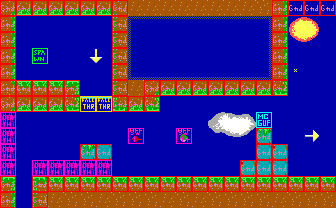

Below is a game level as drawn by its tile map, then a one-line description and the .tmx file that defines it, in full:
An orthogonal 21x13 tile map with 16x16 px tiles, 2 tile layers (bg, col), 2 tilesets and 1 object (text).

<map version="1.5" tiledversion="1.5.0" orientation="orthogonal" renderorder="right-down" width="21" height="13" tilewidth="16" tileheight="16" infinite="0" nextlayerid="4" nextobjectid="13">
 <tileset firstgid="1" source="tileset.tsx" />
 <tileset firstgid="241" source="obj.tsx" />
 <layer id="1" name="bg" width="21" height="13">
  <data encoding="csv">
162,183,183,183,183,183,183,163,123,123,123,123,123,123,123,123,103,104,45,45,45,
104,45,45,45,45,45,45,102,206,207,207,207,207,207,207,207,208,104,1,2,45,
104,45,45,45,45,45,45,102,209,45,45,45,45,45,45,45,229,104,21,22,45,
104,45,45,45,45,224,225,102,209,45,45,45,45,45,45,45,229,104,45,45,45,
104,45,45,45,45,45,45,102,226,227,227,227,227,227,227,227,228,104,23,45,45,
124,83,83,83,84,45,45,102,123,162,183,183,183,183,183,183,183,184,45,45,45,
162,183,183,183,184,65,65,182,183,184,45,45,45,45,45,45,45,45,45,45,45,
62,45,45,45,45,45,45,45,45,45,45,45,45,5,6,7,45,45,45,45,45,
62,45,45,45,45,45,45,45,30,45,45,28,45,25,26,27,42,45,45,203,45,
62,45,45,45,45,42,41,45,45,45,45,45,45,45,45,45,41,61,45,45,45,
62,45,62,62,62,62,62,45,45,45,45,45,45,45,45,61,41,41,45,45,45,
84,45,82,83,83,83,83,83,83,83,83,83,83,83,83,83,83,83,83,83,83,
104,45,102,123,103,103,123,103,103,103,123,103,123,103,103,103,103,123,103,103,103
</data>
 </layer>
 <layer id="2" name="col" width="21" height="13">
  <data encoding="csv">
242,242,242,242,242,242,242,242,241,241,241,241,241,241,241,241,241,242,242,242,242,
242,241,241,241,241,241,241,242,241,241,241,241,241,241,241,241,241,242,241,241,241,
242,241,241,241,241,241,241,242,241,241,241,241,241,241,241,241,241,242,241,241,241,
242,241,243,241,241,241,241,242,241,241,241,241,241,241,241,241,241,242,241,241,241,
242,241,241,241,241,241,241,242,241,241,241,241,241,241,241,241,241,242,241,241,241,
242,242,242,242,242,241,241,242,241,242,242,242,242,242,242,242,242,242,241,241,241,
242,242,242,242,242,245,245,242,242,242,241,241,241,241,241,241,241,241,241,241,241,
244,241,241,241,241,241,241,241,241,241,241,241,241,241,241,241,247,241,241,241,241,
244,241,241,241,241,241,241,241,251,241,241,250,241,241,241,241,242,241,241,241,241,
244,241,241,241,241,242,242,241,241,241,241,241,241,241,241,241,242,242,241,241,241,
244,241,244,244,244,244,244,241,241,241,241,241,241,241,241,242,242,242,241,241,241,
242,241,242,242,242,242,242,242,242,242,242,242,242,242,242,242,242,242,242,242,242,
242,0,242,241,241,241,241,241,241,241,241,241,241,241,241,241,241,241,241,241,241
</data>
 </layer>
 <objectgroup id="3" name="obj">
  <object id="12" name="IntroText" type="text" x="131.833" y="19.75" width="136.166" height="55.8334">
   <properties>
    <property name="string_id" type="int" value="1" />
   </properties>
  </object>
 </objectgroup>
</map>
